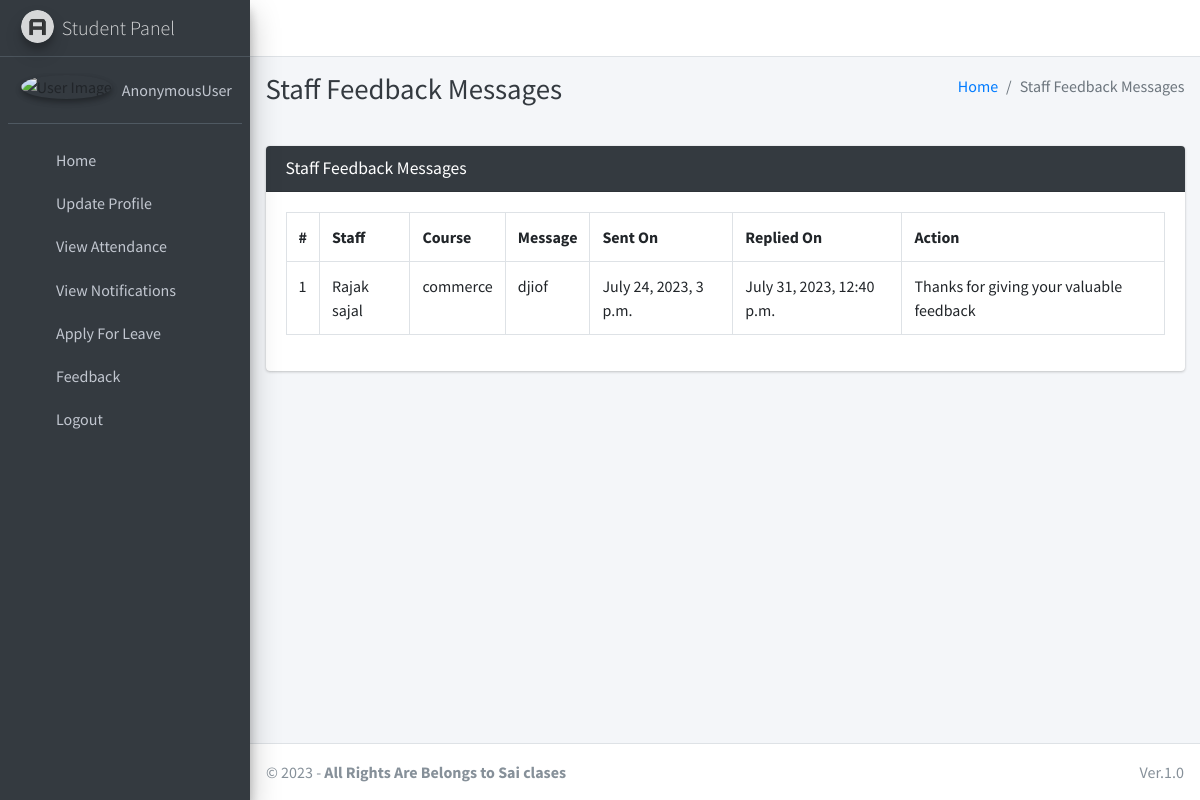
Screenshot of /staff/view/feedback/ with the database file from the repository.
### main_app/models.py (models this page shows, shortened)
class FeedbackStaff(models.Model):
    staff = models.ForeignKey(Staff, on_delete=models.CASCADE)
    feedback = models.TextField()
    reply = models.TextField()
    created_at = models.DateTimeField(auto_now_add=True)
    updated_at = models.DateTimeField(auto_now=True)

class Staff(models.Model):
    course = models.ForeignKey(Course, on_delete=models.DO_NOTHING, null=True, blank=False)
    admin = models.OneToOneField(CustomUser, on_delete=models.CASCADE)
    def __str__(self):
        return self.admin.last_name + " " + self.admin.first_name

class CustomUser(AbstractUser):
    USER_TYPE = ((1, "HOD"), (2, "Staff"), (3, "Student"))
    GENDER = [("M", "Male"), ("F", "Female")]
    username = None  # Removed username, using email instead
    email = models.EmailField(unique=True)
    user_type = models.CharField(default=1, choices=USER_TYPE, max_length=1)
    gender = models.CharField(max_length=1, choices=GENDER)
    profile_pic = models.ImageField()
    address = models.TextField()
    fcm_token = models.TextField(default="")  # For firebase notifications
    created_at = models.DateTimeField(auto_now_add=True)
    updated_at = models.DateTimeField(auto_now=True)
    USERNAME_FIELD = "email"
    REQUIRED_FIELDS = []
    objects = CustomUserManager()

class Course(models.Model):
    name = models.CharField(max_length=120)
    created_at = models.DateTimeField(auto_now_add=True)
    updated_at = models.DateTimeField(auto_now=True)
    def __str__(self):
        return self.name

### main_app/hod_views.py (the view, shortened to what this page needs)
# urls.py: path("staff/view/feedback/", hod_views.staff_feedback_message,
@csrf_exempt
def staff_feedback_message(request):
    if request.method != 'POST':
        feedbacks = FeedbackStaff.objects.all()
        context = {
            'feedbacks': feedbacks,
            'page_title': 'Staff Feedback Messages'
        }
        return render(request, 'hod_template/staff_feedback_template.html', context)

### main_app/templates/hod_template/staff_feedback_template.html (shortened to what this page needs)
{% extends 'main_app/base.html' %}
{% load static %}
{% block page_title %}{{page_title}}{% endblock page_title %}
{% block content %}
<section class="content">
    <div class="container-fluid">
        <div class="row">
            <div class="col-md-12">
                <div class="card card-dark">
                    <div class="card-header">
                        <h3 class="card-title">{{page_title}}</h3>
                    </div>
                    <div class="table card-body">
                        <table class="table table-bordered table-hover">
                            <tr>
                                <th>#</th>
                                <th>Staff</th>
                                <th>Course</th>
                                <th>Message</th>
                                <th>Sent On</th>
                                <th>Replied On</th>
                                <th>Action</th>
                            </tr>
                            {% for feedback in  feedbacks %}
                              <tr>
                                  <td>{{forloop.counter}}</td>
                                  <td>{{feedback.staff}}</td>
                                  <td>{{feedback.staff.course}}</td>
                                  <td>{{feedback.feedback}}</td>
                                    {% if feedback.reply == "" %}
                                    <td>{{feedback.created_at}}</td>
                                    <td><span  class='badge badge-warning'>Pending Response</span></td>
                                         <td> <button data-toggle = "modal" data-target = "#reply_modal" value="{{feedback.id}}" class="btn btn-success reply_open_modal">Reply</button>
                                        {% else %}
                                        <td>{{feedback.created_at}}</td>
                                        <td>{{feedback.updated_at}}</td>
                                          <td>{{feedback.reply}}</td>
                                    {% endif %}
                              </tr>
                            {% endfor %}
                        </table>
                    </div>
                    </div>
            </div>
        </div>
    </div>
</section>
{% endblock content %}

### rows the page displays
FeedbackStaff: staff "Rajak sajal", staff.course "commerce", feedback "djiof", created_at "July 24, 2023, 3 p.m.", updated_at "July 31, 2023, 12:40 p.m.", reply "Thanks for giving your valuable feedback"

### other values shown
{{ user }} "AnonymousUser"
{{ page_title }} "Staff Feedback Messages"
